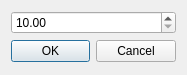
<?xml version="1.0" encoding="UTF-8"?>
<ui version="4.0">
 <class>RecalcRecipeDalog</class>
 <widget class="QDialog" name="RecalcRecipeDalog">
  <property name="geometry">
   <rect>
    <x>0</x>
    <y>0</y>
    <width>187</width>
    <height>75</height>
   </rect>
  </property>
  <property name="minimumSize">
   <size>
    <width>187</width>
    <height>75</height>
   </size>
  </property>
  <property name="windowTitle">
   <string>Dialog</string>
  </property>
  <layout class="QVBoxLayout" name="verticalLayout">
   <item>
    <widget class="QDoubleSpinBox" name="doubleSpinBox">
     <property name="minimum">
      <double>10.000000000000000</double>
     </property>
     <property name="maximum">
      <double>10000.000000000000000</double>
     </property>
     <property name="singleStep">
      <double>100.000000000000000</double>
     </property>
    </widget>
   </item>
   <item>
    <widget class="QDialogButtonBox" name="buttonBox">
     <property name="orientation">
      <enum>Qt::Horizontal</enum>
     </property>
     <property name="standardButtons">
      <set>QDialogButtonBox::Cancel|QDialogButtonBox::Ok</set>
     </property>
    </widget>
   </item>
  </layout>
 </widget>
 <resources/>
 <connections>
  <connection>
   <sender>buttonBox</sender>
   <signal>accepted()</signal>
   <receiver>RecalcRecipeDalog</receiver>
   <slot>accept()</slot>
   <hints>
    <hint type="sourcelabel">
     <x>248</x>
     <y>254</y>
    </hint>
    <hint type="destinationlabel">
     <x>157</x>
     <y>274</y>
    </hint>
   </hints>
  </connection>
  <connection>
   <sender>buttonBox</sender>
   <signal>rejected()</signal>
   <receiver>RecalcRecipeDalog</receiver>
   <slot>reject()</slot>
   <hints>
    <hint type="sourcelabel">
     <x>316</x>
     <y>260</y>
    </hint>
    <hint type="destinationlabel">
     <x>286</x>
     <y>274</y>
    </hint>
   </hints>
  </connection>
 </connections>
</ui>
